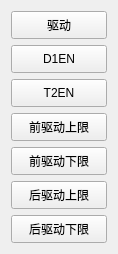
               <widget class="QWidget" name="layoutWidget">
                <property name="geometry">
                 <rect>
                  <x>102</x>
                  <y>21</y>
                  <width>98</width>
                  <height>240</height>
                 </rect>
                </property>
                <layout class="QVBoxLayout" name="verticalLayout_25">
                 <item>
                  <widget class="QPushButton" name="pushButton_38">
                   <property name="minimumSize">
                    <size>
                     <width>96</width>
                     <height>28</height>
                    </size>
                   </property>
                   <property name="text">
                    <string>驱动</string>
                   </property>
                  </widget>
                 </item>
                 <item>
                  <widget class="QPushButton" name="pushButton_39">
                   <property name="minimumSize">
                    <size>
                     <width>96</width>
                     <height>28</height>
                    </size>
                   </property>
                   <property name="text">
                    <string>D1EN</string>
                   </property>
                  </widget>
                 </item>
                 <item>
                  <widget class="QPushButton" name="pushButton_40">
                   <property name="minimumSize">
                    <size>
                     <width>96</width>
                     <height>28</height>
                    </size>
                   </property>
                   <property name="text">
                    <string>T2EN</string>
                   </property>
                  </widget>
                 </item>
                 <item>
                  <widget class="QPushButton" name="pushButton_41">
                   <property name="minimumSize">
                    <size>
                     <width>96</width>
                     <height>28</height>
                    </size>
                   </property>
                   <property name="text">
                    <string>前驱动上限</string>
                   </property>
                  </widget>
                 </item>
                 <item>
                  <widget class="QPushButton" name="pushButton_42">
                   <property name="minimumSize">
                    <size>
                     <width>96</width>
                     <height>28</height>
                    </size>
                   </property>
                   <property name="text">
                    <string>前驱动下限</string>
                   </property>
                  </widget>
                 </item>
                 <item>
                  <widget class="QPushButton" name="pushButton_43">
                   <property name="minimumSize">
                    <size>
                     <width>96</width>
                     <height>28</height>
                    </size>
                   </property>
                   <property name="text">
                    <string>后驱动上限</string>
                   </property>
                  </widget>
                 </item>
                 <item>
                  <widget class="QPushButton" name="pushButton_44">
                   <property name="minimumSize">
                    <size>
                     <width>96</width>
                     <height>28</height>
                    </size>
                   </property>
                   <property name="text">
                    <string>后驱动下限</string>
                   </property>
                  </widget>
                 </item>
                </layout>
               </widget>
